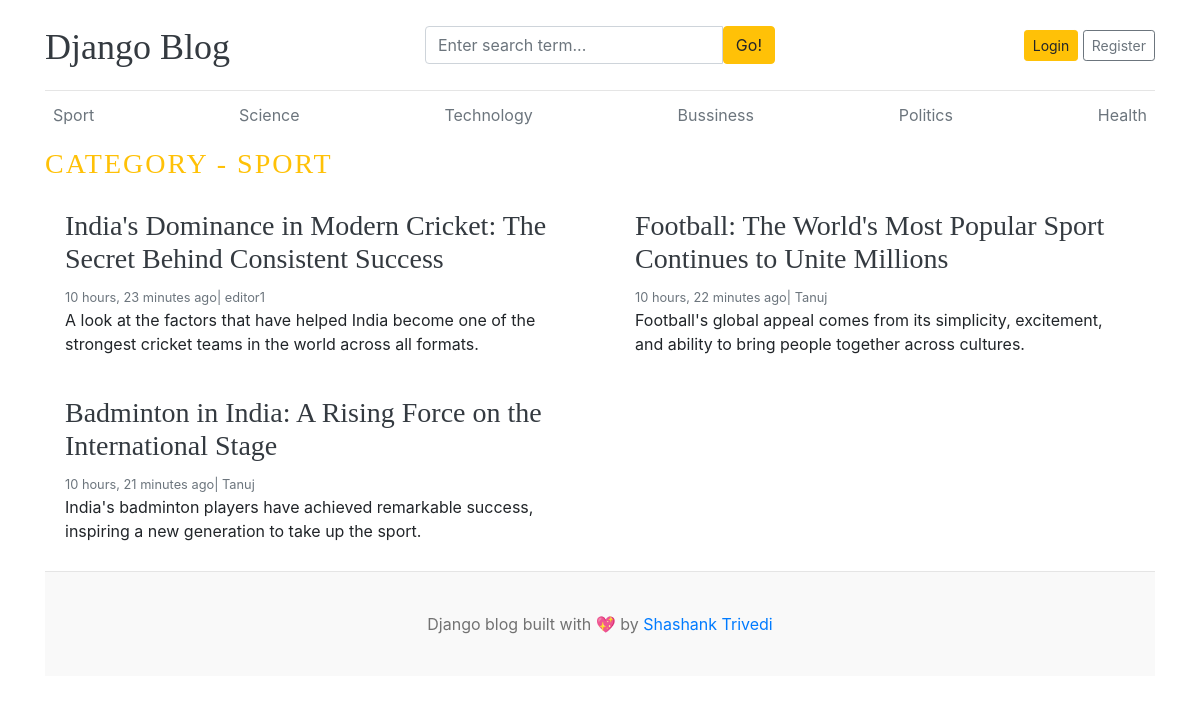
The app's page /category/2/ with its own data.
### blogs/models.py (models this page shows, shortened)
class Category(models.Model):
    category_name = models.CharField(max_length=50, unique=True)
    created_at = models.DateTimeField(auto_now_add=True)
    updated_at = models.DateTimeField(auto_now=True)
    class Meta:
        verbose_name_plural = 'categories'
    def __str__(self):
        return self.category_name

class Blog(models.Model):
    title = models.CharField(max_length=100)
    slug = models.SlugField(max_length=150, unique=True, blank=True)
    category = models.ForeignKey(Category, on_delete=models.CASCADE)
    author = models.ForeignKey(User, on_delete=models.CASCADE)
    featured_image = models.ImageField(upload_to='uploads/%Y/%m/%d')
    short_description = models.TextField(max_length=500)
    blog_body = models.TextField(max_length=2000)
    status = models.CharField(max_length=20, choices=STATUS_CHOICES, default="Draft")
    is_featured = models.BooleanField(default=False)
    created_at = models.DateTimeField(auto_now_add=True)
    updated_at = models.DateTimeField(auto_now=True)

### blogs/views.py (the view)
# urls.py: path('<int:category_id>/', views.posts_by_category, name='posts_by_category'),
def posts_by_category(request , category_id):
  posts = Blog.objects.filter(status='Published', category=category_id)
  category = get_object_or_404(Category, pk=category_id)
  context={
    'posts':posts ,
    'category':category ,
  }
  return render(request , 'posts_by_category.html',context)

### blogs/context_processors.py (called while the page is built)
def get_categories(request):
  categories = Category.objects.all()
  return dict(categories=categories)

def get_social_links(requests):
  social_links = SocialLink.objects.all()
  return dict(social_links=social_links)

### templates/posts_by_category.html
{% extends 'base.html' %}
{% block content %}
   <h3 class="text-uppercase text-warning" style="letter-spacing: 2px;">Category - {{category}}</h3>
  <div class="row mb-2">
    {% if posts %}
    {% for post in posts %}
    <div class="col-md-6">
      <div class="card border-0" >
        <div class="card-body">
          <h3><a href="{% url 'blogs' post.slug %}" class="text-dark">{{post.title}}</a></h3>
          <small class="mb-1 text-muted">{{post.created_at | timesince }} ago| {{post.author}}</small>
          <p class="card-text">{{post.short_description | truncatewords:25 }}</p>
        </div>
      </div>
    </div>
    {% endfor %}
    {% else %}
    <p class="col-8 d-flex justify-content-end align-items-center">No posts available for {{category}}</p>
    {% endif %}
  </div>
{% endblock %}

### templates/base.html (shortened to what this page needs)
{% load static %}
<!DOCTYPE html>
<html lang="en">
<head>
    <link href="https://getbootstrap.com/docs/4.0/dist/css/bootstrap.min.css" rel="stylesheet">
    <link href="{% static 'css/blog.css' %}" rel="stylesheet">
    <link rel="stylesheet" href="https://cdnjs.cloudflare.com/ajax/libs/font-awesome/4.7.0/css/font-awesome.min.css">
  </head>
<body>
    <div class="container">
      <header class="blog-header py-3">
        <div class="row flex-nowrap justify-content-between align-items-center">
          <div class="col-4 pt-1">
            <a class="blog-header-logo text-dark" href="/">Django Blog</a>
          </div>
          <div class="col-4">
            <form action="{% url 'search' %}" method="GET">
              <div class="input-group">
                <input class="form-control" type="text" name="keyword" value="{{ keyword }}" placeholder="Enter search term..." aria-label="Enter search term..." aria-describedby="button-search" />
                <button type="submit" class="btn btn-warning" id="button-search">Go!</button>
              </div>
            </form>
          </div>
          <div class="col-4 d-flex justify-content-end align-items-center">
            {% if not user.is_authenticated %}
            <a class="btn btn-sm btn-warning" href="{% url 'login' %}">Login</a> &nbsp;
            <a class="btn btn-sm btn-outline-secondary" href="{% url 'register' %}">Register</a>
            {% else %}
            <span><a href="{% url 'dashboard' %}">Dashboard</a></span> &nbsp;
            <span><a  href="{% url 'logout' %}">Log Out</a></span>
            {% endif %}
          </div>
        </div>
      </header>
      <div class="nav-scroller py-1 mb-2">
        <nav class="nav d-flex justify-content-between">
          {% for cat in categories %}
          <a class="p-2 text-muted" href="{% url 'posts_by_category' cat.id %}">{{cat.category_name}}</a>
          {% endfor %}
        </nav>
      </div>
{% block content %}
{% endblock %}
<footer class="blog-footer">
    <p>Django blog built with 💖 by <a href="#">Shashank Trivedi</a></p>
  </footer>
  </body>
  </html>

### blog_main/static/css/blog.css (style rules this page uses)
.blog-header { border-bottom: 1px solid #e5e5e5; }
.blog-header-logo { font-family: "Playfair Display", Georgia, "Times New Roman", serif; font-size: 2.25rem; }
h1, h2, h3, h4, h5, h6 { font-family: "Playfair Display", Georgia, "Times New Roman", serif; }
.blog-footer { padding: 2.5rem 0; color: #727272; text-align: center; background-color: #f9f9f9; border-top: .05rem solid #e5e5e5; }
.blog-footer p:last-child { margin-bottom: 0; }

### records on screen
Category: category_name "Sport", category_name "SPORT"
Category: category_name "Science"
Category: category_name "Technology"
Category: category_name "Bussiness"
Category: category_name "Politics"
Category: category_name "Health"
Blog: title "India's Dominance in Modern Cricket: The Secret Behind Consistent Success", created_at "10 hours, 23 minutes", author "editor1", short_description "A look at the factors that have helped India become one of the strongest cricket teams in the world across all formats."
Blog: title "Football: The World's Most Popular Sport Continues to Unite Millions", created_at "10 hours, 22 minutes", author "Tanuj", short_description "Football's global appeal comes from its simplicity, excitement, and ability to bring people together across cultures."
Blog: title "Badminton in India: A Rising Force on the International Stage", created_at "10 hours, 21 minutes", author "Tanuj", short_description "India's badminton players have achieved remarkable success, inspiring a new generation to take up the sport."
